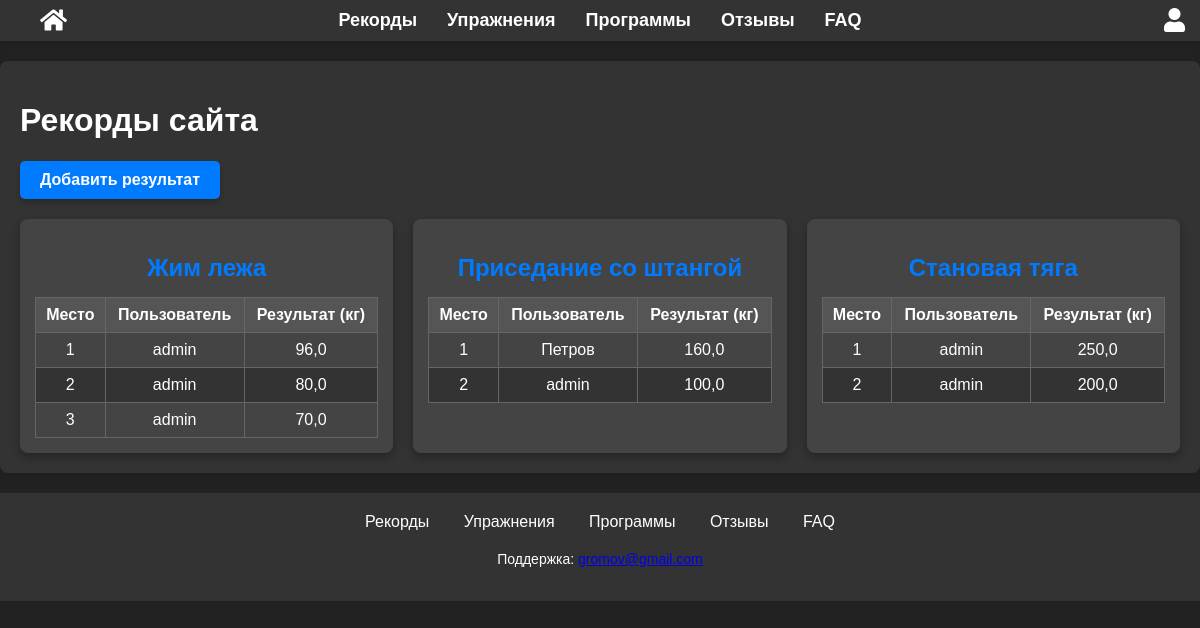
The page /records/ (signed in) on the database its author committed.
### records/models.py (models this page shows, shortened)
class Record(models.Model):
    CATEGORY_CHOICES = [
        ('bench_press', 'Жим лежа'),
        ('squat', 'Приседание со штангой'),
        ('deadlift', 'Становая тяга'),
    ]
    user = models.ForeignKey(User, on_delete=models.CASCADE, verbose_name="Пользователь")
    category = models.CharField(max_length=20, choices=CATEGORY_CHOICES, verbose_name="Категория")
    weight = models.FloatField(verbose_name="Вес (кг)")
    video = models.URLField(verbose_name="Ссылка на видео")
    is_approved = models.BooleanField(default=False, verbose_name="Одобрено")
    created_at = models.DateTimeField(auto_now_add=True, verbose_name="Дата добавления")
    class Meta:
        verbose_name = "Рекорд"
        verbose_name_plural = "Рекорды"
        ordering = ['-weight']

### records/views.py (the view)
# urls.py: path('', views.records_view, name='records'),
@login_required
def records_view(request):
    records = [
        {
            'name': 'Жим лежа',
            'key': 'bench_press',
            'data': Record.objects.filter(category='bench_press', is_approved=True),
        },
        {
            'name': 'Приседание со штангой',
            'key': 'squat',
            'data': Record.objects.filter(category='squat', is_approved=True),
        },
        {
            'name': 'Становая тяга',
            'key': 'deadlift',
            'data': Record.objects.filter(category='deadlift', is_approved=True),
        },
    ]
    return render(request, 'records/records.html', {'records': records})

### records/templates/records/records.html
{% extends 'records/layout.html' %}
{% block content %}
{% if user.is_authenticated %}
    <h1>Рекорды сайта</h1>
    <a href="{% url 'records:add_record_view' %}" class="btn btn-primary">Добавить результат</a>
    <div class="records-container">
        {% for record in records %}
        <div class="record-table">
            <h2>{{ record.name }}</h2>
            <table>
                <thead>
                    <tr>
                        <th>Место</th>
                        <th>Пользователь</th>
                        <th>Результат (кг)</th>
                    </tr>
                </thead>
                <tbody>
                    {% for item in record.data %}
                    <tr>
                        <td>{{ forloop.counter }}</td>
                        <td>{{ item.user.username }}</td>
                        <td>{{ item.weight }}</td>
                    </tr>
                    {% endfor %}
                </tbody>
            </table>
        </div>
        {% endfor %}
    </div>
{% else %}
    <p>Пожалуйста, авторизируйтесь, чтобы получить доступ к рекордам сайта</p>
{% endif %}
{% endblock %}

### records/static/records/css/main.css (style rules this page uses)
html, body { height: 100%; margin: 0; padding: 0; font-family: Arial, sans-serif; background-color: #222; color: #fff; }
.records-container { display: flex; justify-content: space-around; flex-wrap: wrap; gap: 20px; margin-top: 20px; }
.record-table { flex: 1; max-width: 30%; min-width: 300px; background-color: #444; padding: 15px; border-radius: 8px; box-shadow: 0 4px 10px rgba(0, 0, 0, 0.3); text-align: center; }
.record-table h2 { margin-bottom: 15px; color: #007BFF; }
.record-table table { width: 100%; border-collapse: collapse; color: #fff; }
.record-table th, .record-table td { border: 1px solid #666; padding: 8px; }
.record-table th { background-color: #555; }
.record-table tr:nth-child(even) { background-color: #333; }
.btn { display: inline-block; padding: 10px 20px; font-size: 16px; font-weight: bold; color: #fff; background-color: #007BFF; border: none; border-radius: 5px; text-align: center; text-decoration: none; cursor: pointer; transition: background-color 0.3s, transform .6s; box-shadow: 0 4px 6px rgba(0, 0, 0, 0.2); }

### rows shown on the page
Record: user.username "admin", weight "96,0"
Record: user.username "admin", weight "80,0"
Record: user.username "admin", weight "70,0"
Record: user.username "Петров", weight "160,0"
Record: user.username "admin", weight "100,0"
Record: user.username "admin", weight "250,0"
Record: user.username "admin", weight "200,0"

### other values the page prints
{{ record.name }} "Жим лежа" "Приседание со штангой" "Становая тяга"
